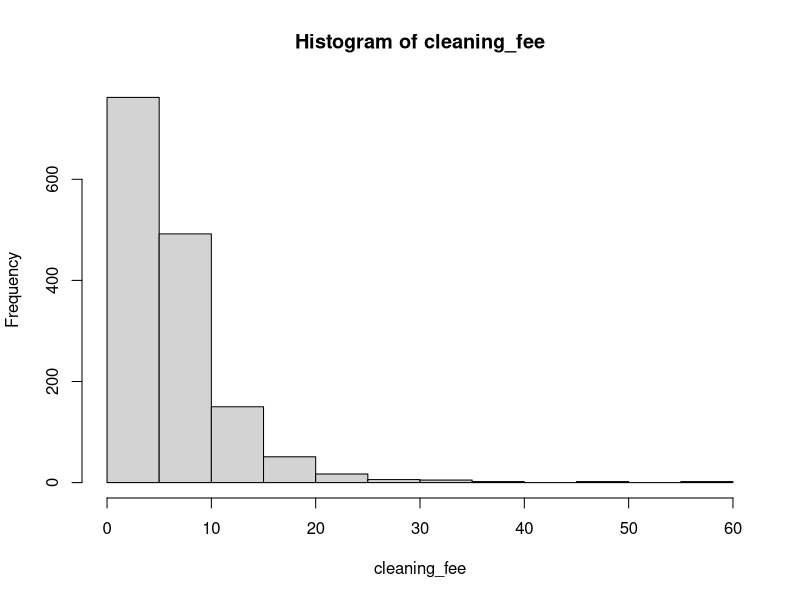

The R source for this figure:
library(tidyverse)
library(stringr)
library(knitr)
library(skimr)
library(broom)

airbnb <- read_csv("raw_data/listings.csv")

glimpse(airbnb)

cleaning_fee <- airbnb$price * 0.02

hist(cleaning_fee)
summary(cleaning_fee)

unique(airbnb$neighbourhood)

table(airbnb$neighbourhood)

neigh_simp <- fct_recode(airbnb$neighbourhood, "Other" = "City of Scotts Valley", 
                     "Other" = "City of Watsonville")

airbnb$neighbourhood <- neigh_simp

table(airbnb$minimum_nights)


airbnb <- filter(airbnb, minimum_nights <= 3)
